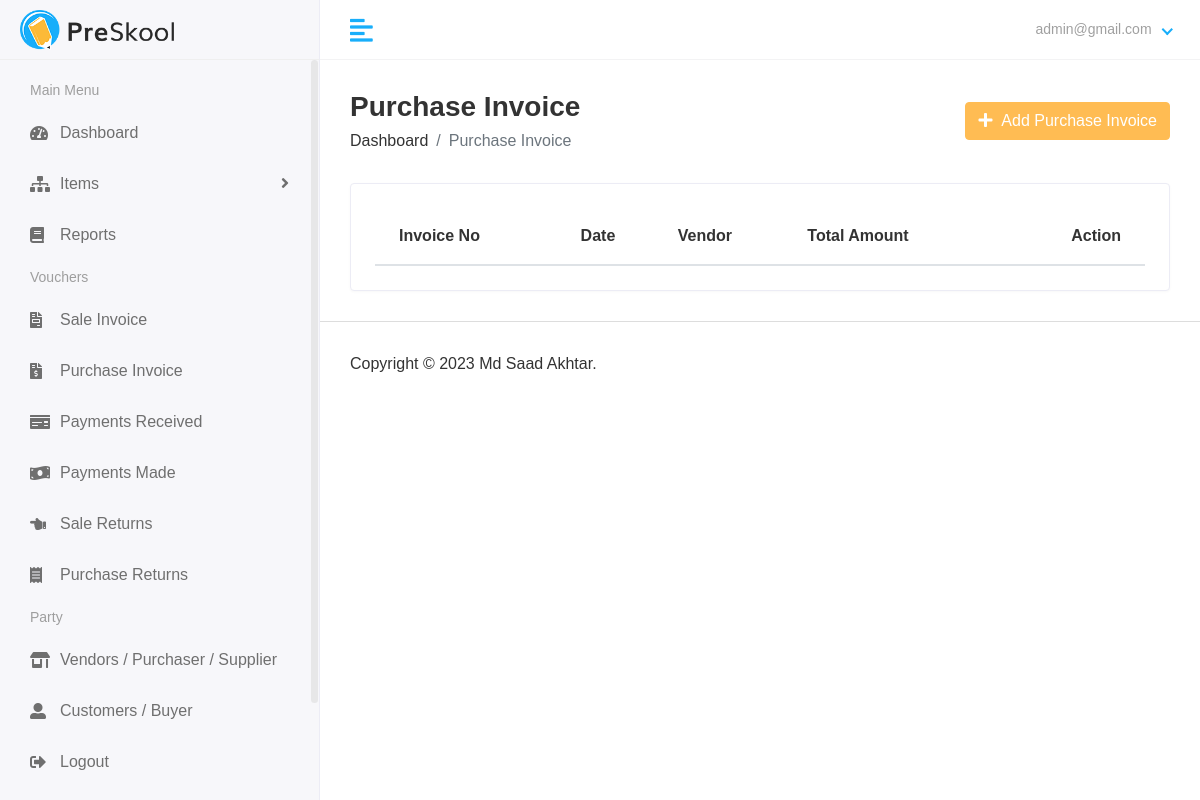
Before: /finance/view_purchase_invoices/ (signed in) with the older database file.
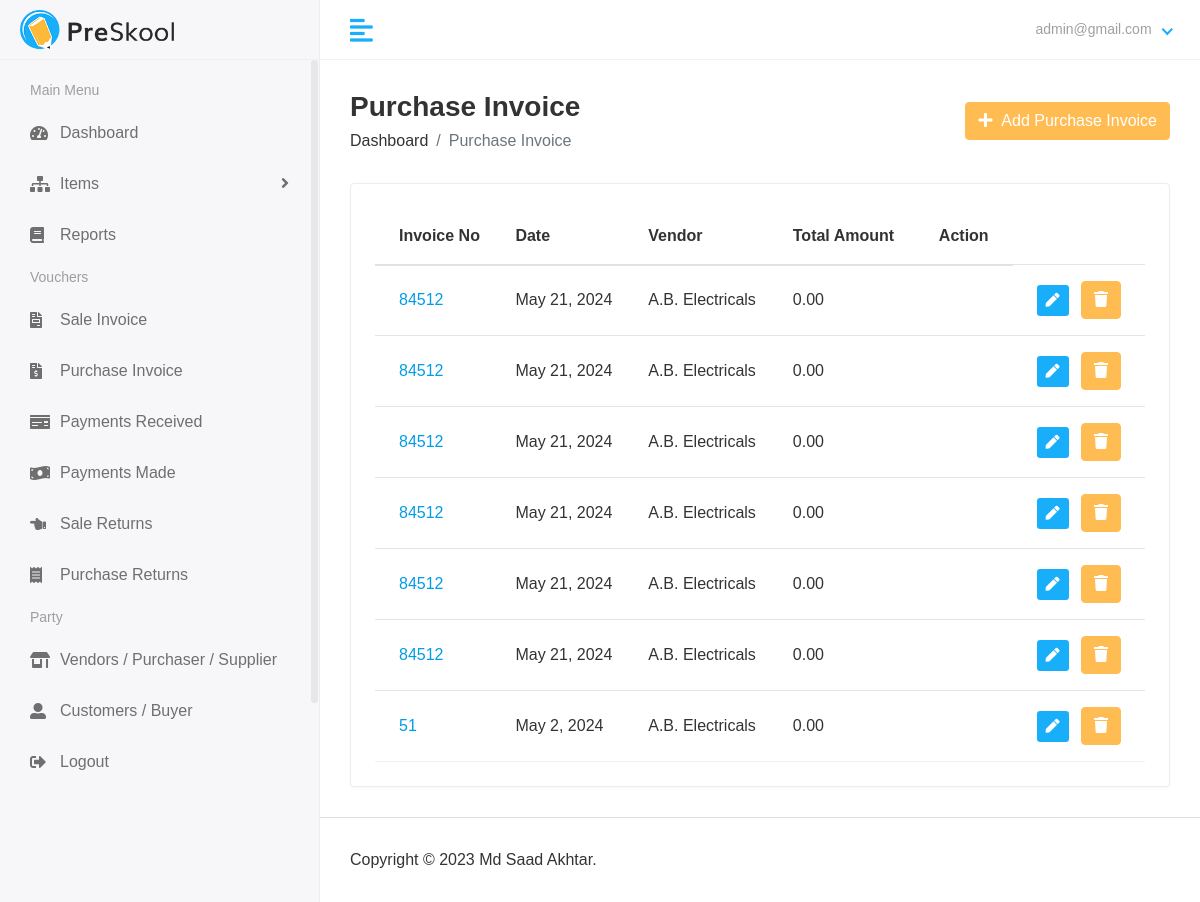
After: the same page with the newer database file.
### accounts/models.py (models this page shows)
class CustomUser(AbstractUser):
    def __str__(self):
        return self.email

### finance/models.py (models this page shows, shortened)
class PurchaseInvoiceDetails(models.Model):
    invoice_no = models.CharField(_("invoice_no"), max_length=50)
    vendor = models.ForeignKey(Vendor,on_delete=models.CASCADE)
    date = models.DateField(_("date"), auto_now=False, auto_now_add=False)
    total_taxable_amount = models.DecimalField(max_digits=10, decimal_places=2,null=True,default=0)
    total_tax_amount = models.DecimalField(max_digits=10, decimal_places=2,null=True,default=0)
    total_amount = models.DecimalField(max_digits=10, decimal_places=2,default=0)
    valid = models.BooleanField(_("valid"),default=False)
    created_at = models.DateTimeField(auto_now_add=True,null = True)
    updated_at = models.DateTimeField(auto_now_add=True,null = True)
    changed_by_user = models.ForeignKey(CustomUser,null=True,on_delete=models.PROTECT)

class Vendor(models.Model):
    name = models.CharField(_("name"), max_length=50)
    company = models.CharField(_("company"), max_length=50)
    email = models.EmailField(_("email"), max_length=254,null=True)
    phone = models.CharField(_("phone"), max_length=50)
    address = models.TextField()
    website = models.CharField(_("website"), max_length=50,null=True)
    gstin = models.CharField(_("gstin"), max_length=15,null=True)
    current_balance = models.DecimalField(max_digits=10, decimal_places=2,default=decimal.Decimal(0))
    created_at = models.DateTimeField(auto_now_add=True,null = True)
    updated_at = models.DateTimeField(auto_now_add=True,null = True)
    changed_by_user = models.ForeignKey(CustomUser,null=True,on_delete=models.PROTECT)

### finance/vendor_views.py (the view)
# urls.py: path('view_purchase_invoices/',vendor_views.view_purchase_invoices,name="view_purchase_invoices"),
@login_required(login_url="account_login")
def view_purchase_invoices(request):
    if not request.user.has_perm('finance.view_purchaseinvoice'):
        return HttpResponse("Permission Error. Sorry You are not authorised to visit this page")
    purchase_invoices = PurchaseInvoiceDetails.objects.all()
    return render(request,"hod/view_purchase.html",{
        "purchase_invoices":purchase_invoices
    })

### finance/templates/hod/view_purchase.html (shortened to what this page needs)
{% extends 'base.html' %}
{% block content %}
<div class="main-wrapper">
  <div class="page-wrapper">
    <div class="content container-fluid">
      <div class="page-header">
        <div class="row align-items-center">
          <div class="col">
            <h3 class="page-title">Purchase Invoice</h3>
            <ul class="breadcrumb">
              <li class="breadcrumb-item">
                <a href="{% url 'finance_dashboard' %}">Dashboard</a>
              </li>
              <li class="breadcrumb-item active">Purchase Invoice</li>
            </ul>
          </div>
          <div class="col-auto text-right float-right ml-auto">
            <a href="{% url 'add_purchase_invoices' %}" class="btn btn-primary"
              ><i class="fas fa-plus"></i> &nbsp;Add Purchase Invoice
            </a>
          </div>
        </div>
      </div>
      <div class="row">
        <div class="col-sm-12">
          <div class="card card-table">
            <div class="card-body">
              <div class="table-responsive">
                <table id="table_id" class="table table-hover table-center mb-0">
                    <thead>
                      <tr>
                        <th>Invoice No</th>
                        <th>Date</th>
                        <th>Vendor</th>
                        <th>Total Amount</th>
                        <th class="text-right">Action</th>
                      </tr>
                    </thead>
                    <tbody>
                      {% for i in purchase_invoices %}
                      <tr>
                          <td><a href="{% url 'edit_purchase_invoice' i.id %}">{{i.invoice_no}}</a></td>
                        <td>{{i.date}}</td>
                        <td>{{i.vendor.company}}
                        </td>
                        <td colspan=2>{{i.total_amount}}</td>
                        <td class="text-right">
                          <div class="actions">
                            <a
                              href="{% url 'edit_purchase_invoice' i.id %}"
                              class="btn btn-sm bg-success-light mr-2"
                            >
                              <i class="fas fa-pen"></i>
                            </a>
                            <button type="button" class="btn btn-primary" data-toggle="modal" data-target="#modal-{{i.id}}">
                              <i class="fa fa-trash" aria-hidden="true"></i>
                            </button>
                          </div>
                        </td>
                      </tr>
                      {% endfor %}
                    </tbody>
                  </table>
              </div>
            </div>
          </div>
        </div>
      </div>
    </div>
    {% endblock content %}

### finance/templates/base.html (shortened to what this page needs)
<!DOCTYPE html>
{% load static %}
<html lang="en">
<head>
    <link rel="stylesheet" href="{% static 'assets/plugins/bootstrap/css/bootstrap.min.css' %}">
    <link rel="stylesheet" href="{% static 'assets/plugins/fontawesome/css/fontawesome.min.css' %}">
    <link rel="stylesheet" href="{% static 'assets/plugins/fontawesome/css/all.min.css' %}">
    <link rel="stylesheet" href="{% static 'assets/plugins/datatables/datatables.min.css' %}">
    <link rel="stylesheet" href="{% static 'assets/css/style.css' %}">
    <link rel="stylesheet" href="{% static 'assets/css/pagination.css' %}">
    <link rel="stylesheet" href="{% static 'assets/css/selectize.default.min.css' %}">
    <link rel="stylesheet" href="{% static 'assets/css/saad_style.css' %}">
</head>
<body>
    <div class="main-wrapper">
    {% include "includes/header.html" %}
    {% include "includes/sidebar.html"  %}
    {% block content %}{% endblock content %}
    {% include "includes/footer.html"  %}
    </div>
</body>
</html>

### finance/templates/includes/header.html (shortened to what this page needs)
{% load static %}
<div class="header">
    <div class="header-left">
       <a href="index.html" class="logo">
       <img src="{% static 'assets/img/logo.png' %}" alt="Logo">
       </a>
    </div>
    <a href="javascript:void(0);" id="toggle_btn">
    <i class="fas fa-align-left"></i>
    </a>
    <ul class="nav user-menu">
       <li class="nav-item dropdown has-arrow">
          <a href="#" class="dropdown-toggle nav-link" data-toggle="dropdown">
          <span class="user-img">
            {% if request.user.first_name %}
               {{request.user.first_name}} {{request.user.last_name}}
            {% else %}
               {{request.user}}
            {% endif %}
         </span>
          </a>
       </li>
    </ul>
 </div>

### finance/templates/includes/sidebar.html (shortened to what this page needs)
{% load active_link_tags %}
<div class="sidebar" id="sidebar">
  <div class="sidebar-inner slimscroll">
    <div id="sidebar-menu" class="sidebar-menu">
      <ul>
        <li class="menu-title">
          <span>Main Menu</span>
        </li>
        <li class="{% active_link 'finance_dashboard' 'active' %}">
          <a href="{% url 'finance_dashboard' %}"
            ><i class="fas fa-tachometer-alt"></i> <span>Dashboard</span></a
          >
        </li>
        <li class="submenu {% active_link 'view_item_adjustment' 'active' %} {% active_link 'view_items' 'active' %} {% active_link 'view_item_groups' 'active' %}">
          <a href="#" class="active subdrop"
            ><i class="fas fa-sitemap"></i> <span> Items</span>
            <span class="menu-arrow"></span
          ></a>
        </li>
        <li class="{% active_link 'report_home' 'active' %}">
          <a href="{% url 'report_home' %}"
            ><i class="fa fa-book" aria-hidden="true"></i> <span>Reports</span></a
          >
        </li>
        <li class="menu-title">
          <span>Vouchers</span>
        </li>
        <li class="{% active_link 'view_invoices' 'active' %}" >
          <a href="{% url 'view_invoices' %}"
            ><i class="fas fa-file-invoice"></i> <span>Sale Invoice</span></a
          >
        </li>
        <li class="{% active_link 'view_purchase_invoices' 'active' %}" >
          <a href="{% url 'view_purchase_invoices' %}"
            ><i class="fas fa-file-invoice-dollar"></i> <span>Purchase Invoice</span></a
          >
        </li>
        <li class="{% active_link 'view_payments' 'active' %}" >
          <a href="{% url 'view_payments' %}"
            ><i class="fas fa-money-check"></i>
            <span>Payments Received</span></a
          >
        </li>
        <li class="{% active_link 'view_reciepts' 'active' %}" >
          <a href="{% url 'view_reciepts' %}"
            ><i class="fas fa-money-bill-wave"></i>
            <span>Payments Made</span></a
          >
        </li>
        <li class="{% active_link 'view_salereturns' 'active' %}" >
          <a href="{% url 'view_salereturns' %}"><i class="fas fa-hand-point-left"></i> <span> Sale Returns</span></a>
        </li>
        <li class="{% active_link 'view_vendor_credit_notes' 'active' %}" >
          <a href="{% url 'view_vendor_credit_notes' %}"
            ><i class="fas fa-receipt"></i> <span>Purchase Returns</span></a
          >
        </li>
        <li class="menu-title">
          <span>Party</span>
        </li>
        <li class="{% active_link 'view_vendors' 'active' %}" >
          <a href="{% url 'view_vendors' %}"
            ><i class="fas fa-store-alt"></i> <span>Vendors / Purchaser / Supplier</span></a
          >
        </li>
        <li class="{% active_link 'view_customers' 'active' %}" >
          <a href="{% url 'view_customers' %}"
            ><i class="fas fa-user-alt"></i> <span>Customers / Buyer</span></a
          >
        </li>
        <li class="{% active_link 'account_logout' 'active' %}" >
          <a href="{% url 'account_logout' %}"
            ><i class="fas fa-sign-out-alt"></i> <span>Logout</span></a
          >
        </li>
      </ul>
    </div>
  </div>
</div>

### finance/templates/includes/footer.html
<footer>
    <p>Copyright © 2023 Md Saad Akhtar.</p>
 </footer>

Changed rows visible on the page:
added PurchaseInvoiceDetails: invoice_no "84512", date "May 21, 2024", vendor.company "A.B. Electricals", total_amount "0.00"
added PurchaseInvoiceDetails: invoice_no "84512", date "May 21, 2024", vendor.company "A.B. Electricals", total_amount "0.00"
added PurchaseInvoiceDetails: invoice_no "84512", date "May 21, 2024", vendor.company "A.B. Electricals", total_amount "0.00"
added PurchaseInvoiceDetails: invoice_no "84512", date "May 21, 2024", vendor.company "A.B. Electricals", total_amount "0.00"
added PurchaseInvoiceDetails: invoice_no "84512", date "May 21, 2024", vendor.company "A.B. Electricals", total_amount "0.00"
added PurchaseInvoiceDetails: invoice_no "84512", date "May 21, 2024", vendor.company "A.B. Electricals", total_amount "0.00"
added PurchaseInvoiceDetails: invoice_no "51", date "May 2, 2024", vendor.company "A.B. Electricals", total_amount "0.00"
